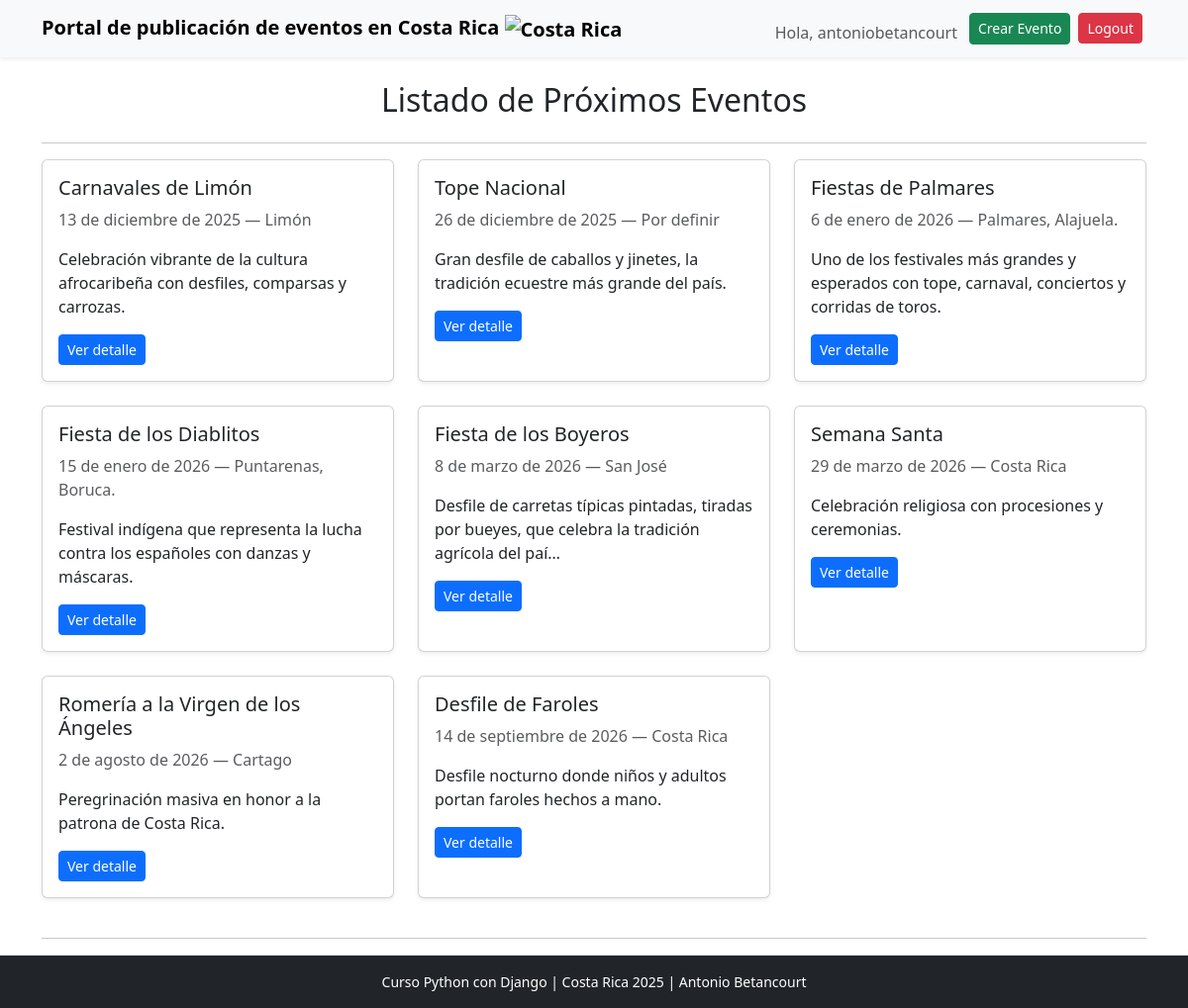
The app's page / (signed in) with its own data.
### eventos_app/models.py (models this page shows, shortened)
class Evento(models.Model):
    titulo = models.CharField(max_length=200)
    descripcion = models.TextField()
    fecha = models.DateField()
    ubicacion = models.CharField(max_length=200)
    creado_por = models.ForeignKey(User, on_delete=models.CASCADE, related_name='eventos')
    creado_en = models.DateTimeField(auto_now_add=True)

### eventos_app/views.py (the view)
# urls.py: path('', views.index, name='index'),
def index(request):
    eventos = Evento.objects.order_by('fecha')
    return render(request, 'eventos_app/index.html', {'eventos': eventos})

### eventos_app/templates/eventos_app/index.html
{% extends 'eventos_app/base.html' %}
{% block content %}
<h2 class="mb-4 text-center"> Listado de Próximos Eventos</h2>
<hr>
{% if eventos %}
  <div class="row">
    {% for evento in eventos %}
      <div class="col-md-4 mb-4">
        <div class="card h-100 shadow-sm">
          <div class="card-body">
            <h5 class="card-title">{{ evento.titulo }}</h5>
            <p class="card-text text-muted">{{ evento.fecha }} — {{ evento.ubicacion }}</p>
            <p>{{ evento.descripcion|truncatechars:100 }}</p>
            <a href="{% url 'eventos_app:detalle' evento.pk %}" class="btn btn-primary btn-sm">Ver detalle</a>
          </div>
        </div>
      </div>
    {% endfor %}
  </div>
  <hr>
{% else %}
  <div class="alert alert-info text-center">No hay eventos aún.</div>
{% endif %}
{% endblock %}

### eventos_app/templates/eventos_app/base.html (shortened to what this page needs)
<!doctype html>
<html lang="es">
<head >
  <link href="https://cdn.jsdelivr.net/npm/bootstrap@5.3.0/dist/css/bootstrap.min.css" rel="stylesheet">
</head>
<body>
  <nav class="navbar navbar-expand-lg navbar-light bg-light shadow-sm">
    <div class="container">
      <a class="navbar-brand fw-bold" href="{% url 'eventos_app:index' %}">Portal de publicación de eventos en Costa Rica <img src="https://flagcdn.com/w20/cr.png" alt="Costa Rica" width="25" height="18" class="me-2"></a>
      <div class="d-flex">
        {% if user.is_authenticated %}
          <span class="me-2 mt-2 text-muted">Hola, {{ user.username }}</span>
          <a href="{% url 'eventos_app:crear' %}" class="btn btn-success btn-sm mx-1">Crear Evento</a>
          <form id="logout-form" action="{% url 'eventos_app:logout' %}" method="post" class="d-inline">
            <button type="submit" class="btn btn-danger btn-sm mx-1">Logout</button>
          </form>
        {% else %}
          <a href="{% url 'eventos_app:login' %}" class="btn btn-primary btn-sm mx-1">Login</a>
          <a href="{% url 'eventos_app:registro' %}" class="btn btn-outline-primary btn-sm mx-1">Registro</a>
        {% endif %}
      </div>
    </div>
  </nav>
  <main class="container mt-4">
    {% block content %}{% endblock %}
  </main>
  <footer class="bg-dark text-white text-center py-3 mt-auto border-top">
    <p class="mb-0 small">
      Curso Python con Django | Costa Rica 2025 | Antonio Betancourt
    </p>
  </footer>
</body>
</html>

### eventos_app/templates/eventos_app/base.html (style rules this page uses)
html, body { height: 100%; }
body { display: flex; flex-direction: column; min-height: 100vh; }
main { flex: 1; }

### records on screen
Evento: titulo "Carnavales de Limón", fecha "13 de diciembre de 2025", ubicacion "Limón", descripcion "Celebración vibrante de la cultura afrocaribeña con desfiles, comparsas y carrozas."
Evento: titulo "Tope Nacional", fecha "26 de diciembre de 2025", ubicacion "Por definir", descripcion "Gran desfile de caballos y jinetes, la tradición ecuestre más grande del país."
Evento: titulo "Fiestas de Palmares", fecha "6 de enero de 2026", ubicacion "Palmares, Alajuela.", descripcion "Uno de los festivales más grandes y esperados con tope, carnaval, conciertos y corridas de toros."
Evento: titulo "Fiesta de los Diablitos", fecha "15 de enero de 2026", ubicacion "Puntarenas, Boruca.", descripcion "Festival indígena que representa la lucha contra los españoles con danzas y máscaras."
Evento: titulo "Fiesta de los Boyeros", fecha "8 de marzo de 2026", ubicacion "San José", descripcion "Desfile de carretas típicas pintadas, tiradas por bueyes, que celebra la tradición agrícola del paí…"
Evento: titulo "Semana Santa", fecha "29 de marzo de 2026", ubicacion "Costa Rica", descripcion "Celebración religiosa con procesiones y ceremonias."
Evento: titulo "Romería a la Virgen de los Ángeles", fecha "2 de agosto de 2026", ubicacion "Cartago", descripcion "Peregrinación masiva en honor a la patrona de Costa Rica."
Evento: titulo "Desfile de Faroles", fecha "14 de septiembre de 2026", ubicacion "Costa Rica", descripcion "Desfile nocturno donde niños y adultos portan faroles hechos a mano."

### other values on screen
{{ user.username }} "antoniobetancourt"
